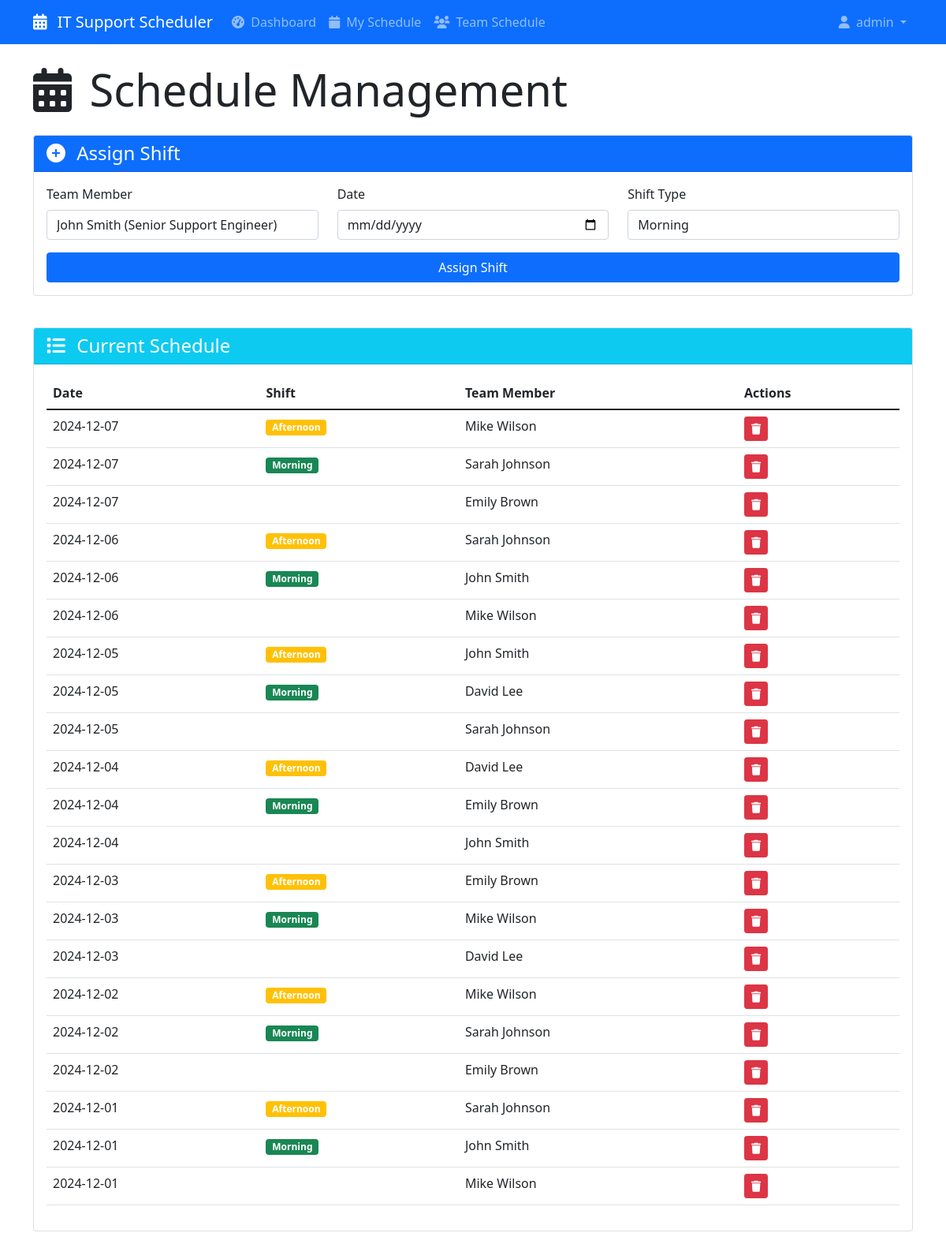
/schedule (signed in), run on the app's committed database.
### app/models.py (models this page shows, shortened)
class User(UserMixin, db.Model):
    id = db.Column(db.Integer, primary_key=True)
    username = db.Column(db.String(64), index=True, unique=True)
    email = db.Column(db.String(120), index=True, unique=True)
    password_hash = db.Column(db.String(128))
    is_admin = db.Column(db.Boolean, default=False)
    team_member = db.relationship('TeamMember', backref='user', uselist=False)

class Shift(db.Model):
    id = db.Column(db.Integer, primary_key=True)
    date = db.Column(db.Date, index=True)
    shift_type = db.Column(db.String(20))  # Morning, Afternoon, Night
    team_member_id = db.Column(db.Integer, db.ForeignKey('team_member.id'))
    created_at = db.Column(db.DateTime, default=datetime.utcnow)

class TeamMember(db.Model):
    id = db.Column(db.Integer, primary_key=True)
    name = db.Column(db.String(64), index=True)
    role = db.Column(db.String(64))
    availability = db.Column(db.String(128))  # Comma-separated days
    shifts = db.relationship('Shift', backref='team_member', lazy='dynamic')
    user_id = db.Column(db.Integer, db.ForeignKey('user.id'))

### app/main/routes.py (the view, shortened to what this page needs)
@bp.route('/schedule', methods=['GET', 'POST'])
@login_required
def schedule():
    if not current_user.is_admin:
        flash('You do not have permission to access this page.', 'danger')
        return redirect(url_for('main.dashboard'))
    form = AssignShiftForm()
    shifts = Shift.query.order_by(Shift.date.desc(), Shift.shift_type).all()
    return render_template('schedule.html', title='Schedule', form=form, shifts=shifts)

### app/main/forms.py
class AssignShiftForm(FlaskForm):
    team_member = SelectField('Team Member', coerce=int, validators=[DataRequired()])
    date = DateField('Date', validators=[DataRequired()])
    shift_type = SelectField('Shift Type',
                           choices=[('Morning', 'Morning'),
                                  ('Afternoon', 'Afternoon'),
                                  ('Night', 'Night')],
                           validators=[DataRequired()])
    submit = SubmitField('Assign Shift')
    def __init__(self, *args, **kwargs):
        super(AssignShiftForm, self).__init__(*args, **kwargs)
        self.team_member.choices = [(m.id, f"{m.name} ({m.role})")
                                  for m in TeamMember.query.all()]

### app/main/routes.py (called while the page is built)
@bp.context_processor
def inject_team_members():
    if current_user.is_authenticated and current_user.is_admin:
        return {'team_members': TeamMember.query.all()}
    return {'team_members': []}

### app/models.py (called while the page is built)
@login.user_loader
def load_user(id):
    return User.query.get(int(id))

### app/templates/schedule.html (shortened to what this page needs)
{% extends "base.html" %}
{% block content %}
<div class="container mt-4">
    <div class="row">
        <div class="col">
            <h1 class="display-4 mb-4">
                <i class="fas fa-calendar-alt me-2"></i>
                Schedule Management
            </h1>
        </div>
    </div>
    {% if current_user.is_admin %}
    <div class="row mb-4">
        <div class="col">
            <div class="card">
                <div class="card-header bg-primary text-white">
                    <h4 class="mb-0">
                        <i class="fas fa-plus-circle me-2"></i>
                        Assign Shift
                    </h4>
                </div>
                <div class="card-body">
                    <form method="POST" action="{{ url_for('main.schedule') }}">
                        <div class="row">
                            <div class="col-md-4 mb-3">
                                <label class="form-label">{{ form.team_member.label }}</label>
                                {{ form.team_member(class="form-control") }}
                            </div>
                            <div class="col-md-4 mb-3">
                                <label class="form-label">{{ form.date.label }}</label>
                                {{ form.date(class="form-control", type="date") }}
                            </div>
                            <div class="col-md-4 mb-3">
                                <label class="form-label">{{ form.shift_type.label }}</label>
                                {{ form.shift_type(class="form-control") }}
                            </div>
                        </div>
                        <div class="d-grid">
                            {{ form.submit(class="btn btn-primary") }}
                        </div>
                    </form>
                </div>
            </div>
        </div>
    </div>
    {% endif %}
    <div class="row">
        <div class="col">
            <div class="card">
                <div class="card-header bg-info text-white">
                    <h4 class="mb-0">
                        <i class="fas fa-list me-2"></i>
                        Current Schedule
                    </h4>
                </div>
                <div class="card-body">
                    {% if shifts %}
                    <div class="table-responsive">
                        <table class="table table-hover">
                            <thead>
                                <tr>
                                    <th>Date</th>
                                    <th>Shift</th>
                                    <th>Team Member</th>
                                    {% if current_user.is_admin %}
                                    <th>Actions</th>
                                    {% endif %}
                                </tr>
                            </thead>
                            <tbody>
                                {% for shift in shifts %}
                                <tr>
                                    <td>{{ shift.date.strftime('%Y-%m-%d') }}</td>
                                    <td>
                                        <span class="badge {% if shift.shift_type == 'Morning' %}bg-success{% elif shift.shift_type == 'Afternoon' %}bg-warning{% else %}bg-purple{% endif %}">
                                            {{ shift.shift_type }}
                                        </span>
                                    </td>
                                    <td>{{ shift.team_member.name }}</td>
                                    {% if current_user.is_admin %}
                                    <td>
                                        <button class="btn btn-sm btn-danger delete-shift" data-shift-id="{{ shift.id }}">
                                            <i class="fas fa-trash"></i>
                                        </button>
                                    </td>
                                    {% endif %}
                                </tr>
                                {% endfor %}
                            </tbody>
                        </table>
                    </div>
                    {% else %}
                    <div class="alert alert-info">
                        No shifts scheduled yet.
                    </div>
                    {% endif %}
                </div>
            </div>
        </div>
    </div>
</div>
{% endblock %}

### app/templates/base.html (shortened to what this page needs)
<!DOCTYPE html>
<html lang="en">
<head>
    <link href="https://cdn.jsdelivr.net/npm/bootstrap@5.1.3/dist/css/bootstrap.min.css" rel="stylesheet">
    <link href="https://cdnjs.cloudflare.com/ajax/libs/font-awesome/6.0.0/css/all.min.css" rel="stylesheet">
</head>
<body>
    <nav class="navbar navbar-expand-lg navbar-dark bg-primary">
        <div class="container">
            <a class="navbar-brand" href="{{ url_for('user.dashboard') }}">
                <i class="fas fa-calendar-alt me-2"></i>
                IT Support Scheduler
            </a>
            <div class="collapse navbar-collapse" id="navbarNav">
                <ul class="navbar-nav me-auto">
                    {% if current_user.is_authenticated %}
                    <li class="nav-item">
                        <a class="nav-link" href="{{ url_for('user.dashboard') }}">
                            <i class="fas fa-tachometer-alt me-1"></i>
                            Dashboard
                        </a>
                    </li>
                    <li class="nav-item">
                        <a class="nav-link" href="{{ url_for('user.my_schedule') }}">
                            <i class="fas fa-calendar me-1"></i>
                            My Schedule
                        </a>
                    </li>
                    <li class="nav-item">
                        <a class="nav-link" href="{{ url_for('user.team_schedule') }}">
                            <i class="fas fa-users me-1"></i>
                            Team Schedule
                        </a>
                    </li>
                    {% endif %}
                </ul>
                <ul class="navbar-nav">
                    {% if current_user.is_authenticated %}
                    <li class="nav-item dropdown">
                        <a class="nav-link dropdown-toggle" href="#" id="navbarDropdown" role="button" data-bs-toggle="dropdown">
                            <i class="fas fa-user me-1"></i>
                            {{ current_user.username }}
                        </a>
                    </li>
                    {% endif %}
                </ul>
            </div>
        </div>
    </nav>
    {% block content %}{% endblock %}
</body>
</html>

### app/templates/base.html (style rules this page uses)
.card { transition: transform 0.2s; margin-bottom: 1rem; }

### data on the page
User: username "admin"
Shift: date "2024-12-07", shift_type "Afternoon", team_member.name "Mike Wilson"
Shift: date "2024-12-07", shift_type "Morning", team_member.name "Sarah Johnson"
Shift: date "2024-12-07", team_member.name "Emily Brown"
Shift: date "2024-12-06", shift_type "Afternoon", team_member.name "Sarah Johnson"
Shift: date "2024-12-06", shift_type "Morning", team_member.name "John Smith"
Shift: date "2024-12-06", team_member.name "Mike Wilson"
Shift: date "2024-12-05", shift_type "Afternoon", team_member.name "John Smith"
Shift: date "2024-12-05", shift_type "Morning", team_member.name "David Lee"
Shift: date "2024-12-05", team_member.name "Sarah Johnson"
Shift: date "2024-12-04", shift_type "Afternoon", team_member.name "David Lee"
Shift: date "2024-12-04", shift_type "Morning", team_member.name "Emily Brown"
Shift: date "2024-12-04", team_member.name "John Smith"
Shift: date "2024-12-03", shift_type "Afternoon", team_member.name "Emily Brown"
Shift: date "2024-12-03", shift_type "Morning", team_member.name "Mike Wilson"
Shift: date "2024-12-03", team_member.name "David Lee"
Shift: date "2024-12-02", shift_type "Afternoon", team_member.name "Mike Wilson"
Shift: date "2024-12-02", shift_type "Morning", team_member.name "Sarah Johnson"
Shift: date "2024-12-02", team_member.name "Emily Brown"
Shift: date "2024-12-01", shift_type "Afternoon", team_member.name "Sarah Johnson"
Shift: date "2024-12-01", shift_type "Morning", team_member.name "John Smith"
Shift: date "2024-12-01", team_member.name "Mike Wilson"
